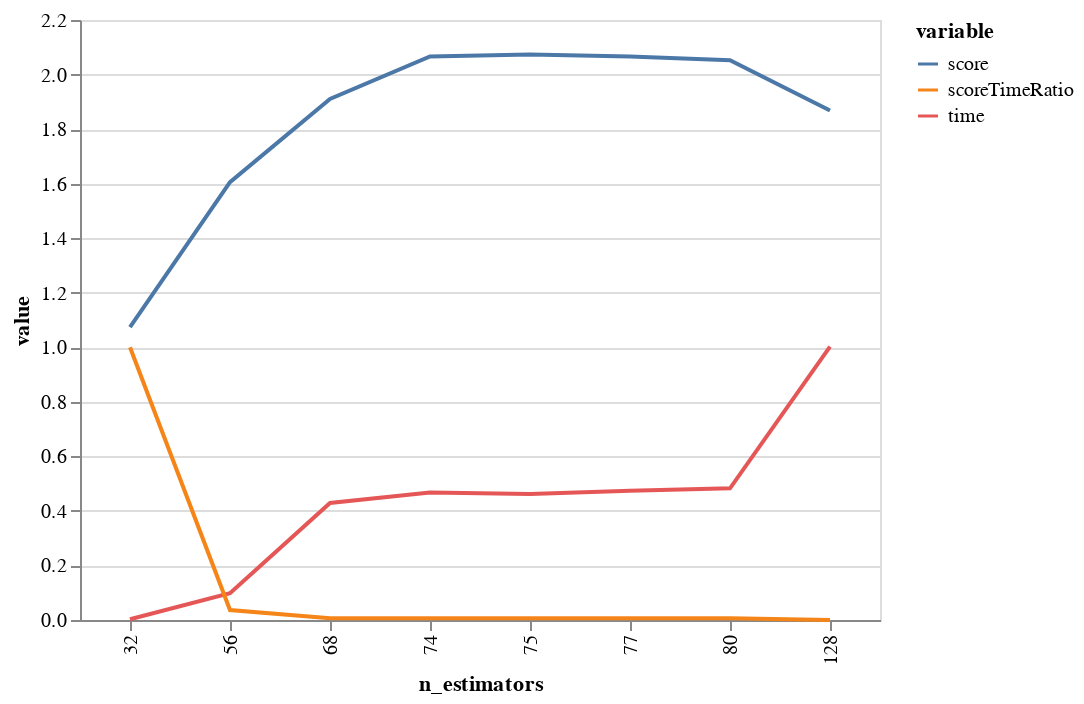

Notebook cell for this chart:
### Code cell
bgs.showTimeScoreChartAndGraph(n_estimators)

### Figure 1 — Vega-Lite specification as saved in the notebook (floating-point values rounded to 4 significant figures)
{"$schema": "https://vega.github.io/schema/vega-lite/v2.6.0.json", "config": {"view": {"height": 300, "width": 400}}, "data": {"name": "data-0e991c4e818d58e02d38bf610df0befb"}, "datasets": {"data-0e991c4e818d58e02d38bf610df0befb": [{"n_estimators": 32, "value": 1.074, "variable": "score"}, {"n_estimators": 128, "value": 1.868, "variable": "score"}, {"n_estimators": 80, "value": 2.052, "variable": "score"}, {"n_estimators": 56, "value": 1.605, "variable": "score"}, {"n_estimators": 68, "value": 1.91, "variable": "score"}, {"n_estimators": 74, "value": 2.066, "variable": "score"}, {"n_estimators": 77, "value": 2.066, "variable": "score"}, {"n_estimators": 75, "value": 2.074, "variable": "score"}, {"n_estimators": 32, "value": 0.002697, "variable": "time"}, {"n_estimators": 128, "value": 1.003, "variable": "time"}, {"n_estimators": 80, "value": 0.4829, "variable": "time"}, {"n_estimators": 56, "value": 0.09811, "variable": "time"}, {"n_estimators": 68, "value": 0.429, "variable": "time"}, {"n_estimators": 74, "value": 0.4677, "variable": "time"}, {"n_estimators": 77, "value": 0.4742, "variable": "time"}, {"n_estimators": 75, "value": 0.4623, "variable": "time"}, {"n_estimators": 32, "value": 1, "variable": "scoreTimeRatio"}, {"n_estimators": 128, "value": 0, "variable": "scoreTimeRatio"}, {"n_estimators": 80, "value": 0.006025, "variable": "scoreTimeRatio"}, {"n_estimators": 56, "value": 0.03661, "variable": "scoreTimeRatio"}, {"n_estimators": 68, "value": 0.006539, "variable": "scoreTimeRatio"}, {"n_estimators": 74, "value": 0.006451, "variable": "scoreTimeRatio"}, {"n_estimators": 77, "value": 0.006297, "variable": "scoreTimeRatio"}, {"n_estimators": 75, "value": 0.006619, "variable": "scoreTimeRatio"}]}, "encoding": {"color": {"field": "variable", "type": "nominal"}, "x": {"field": "n_estimators", "type": "ordinal"}, "y": {"field": "value", "type": "quantitative"}}, "mark": "line", "width": 400}
